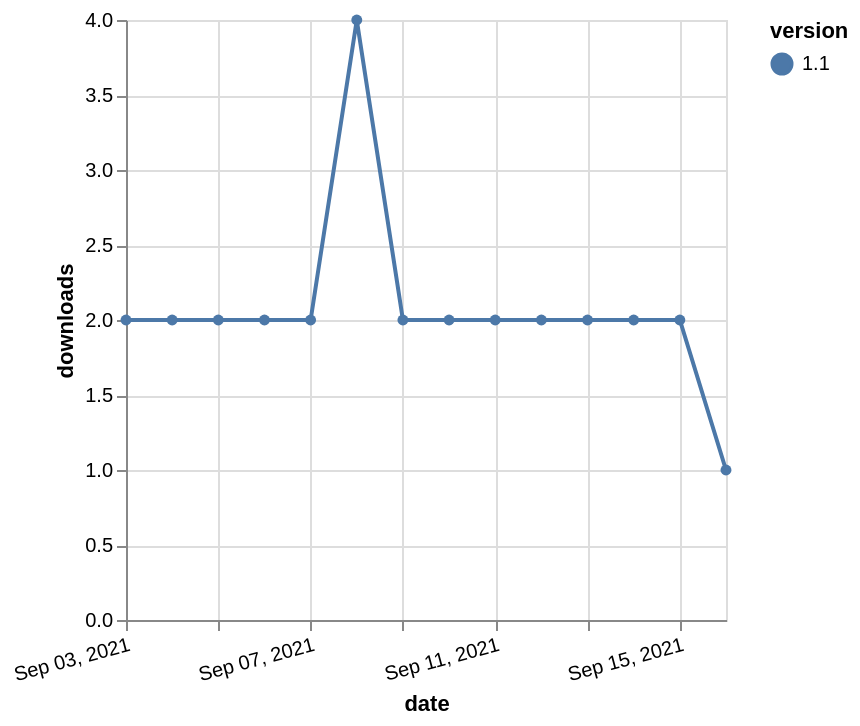

Vega-Lite specification for this chart:
### Vega-Lite specification from a JSON file in a GitHub repository (floating-point values rounded to 4 significant figures)
{"$schema": "https://vega.github.io/schema/vega-lite/v5.json", "description": "A simple bar chart with embedded data.", "data": {"values": [{"date": "2021-09-03", "total": 1217, "delta": 2, "version": "1.1"}, {"date": "2021-09-04", "total": 1219, "delta": 2, "version": "1.1"}, {"date": "2021-09-05", "total": 1221, "delta": 2, "version": "1.1"}, {"date": "2021-09-06", "total": 1223, "delta": 2, "version": "1.1"}, {"date": "2021-09-07", "total": 1225, "delta": 2, "version": "1.1"}, {"date": "2021-09-08", "total": 1229, "delta": 4, "version": "1.1"}, {"date": "2021-09-09", "total": 1231, "delta": 2, "version": "1.1"}, {"date": "2021-09-10", "total": 1233, "delta": 2, "version": "1.1"}, {"date": "2021-09-11", "total": 1235, "delta": 2, "version": "1.1"}, {"date": "2021-09-12", "total": 1237, "delta": 2, "version": "1.1"}, {"date": "2021-09-13", "total": 1239, "delta": 2, "version": "1.1"}, {"date": "2021-09-14", "total": 1241, "delta": 2, "version": "1.1"}, {"date": "2021-09-15", "total": 1243, "delta": 2, "version": "1.1"}, {"date": "2021-09-16", "total": 1244, "delta": 1, "version": "1.1"}]}, "width": "container", "mark": {"type": "line", "point": {"filled": true}}, "encoding": {"x": {"field": "date", "type": "temporal", "timeUnit": "yearmonthdate", "title": "date", "axis": {"labelAngle": -15}}, "y": {"field": "delta", "type": "quantitative", "title": "downloads"}, "color": {"field": "version", "type": "nominal"}, "tooltip": {"field": "delta"}}}
